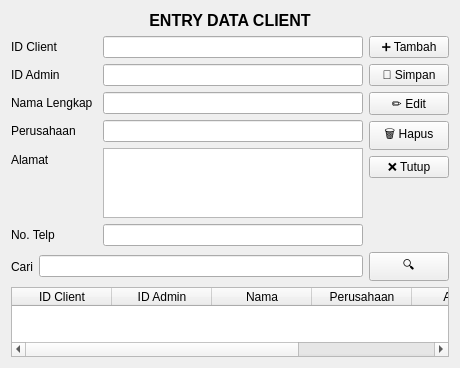
<?xml version="1.0" encoding="UTF-8"?>
<ui version="4.0">
 <class>Form</class>
 <widget class="QWidget" name="Form">
  <property name="geometry">
   <rect>
    <x>0</x>
    <y>0</y>
    <width>460</width>
    <height>356</height>
   </rect>
  </property>
  <property name="windowTitle">
   <string>Entry Data Client</string>
  </property>
  <layout class="QVBoxLayout">
   <item>
    <widget class="QLabel" name="label">
     <property name="styleSheet">
      <string>font-size:16px;font-weight:bold;</string>
     </property>
     <property name="text">
      <string>ENTRY DATA CLIENT</string>
     </property>
     <property name="alignment">
      <set>Qt::AlignmentFlag::AlignCenter</set>
     </property>
    </widget>
   </item>
   <item>
    <layout class="QHBoxLayout">
     <item>
      <layout class="QFormLayout">
       <property name="horizontalSpacing">
        <number>10</number>
       </property>
       <property name="verticalSpacing">
        <number>6</number>
       </property>
       <item row="0" column="0">
        <widget class="QLabel" name="label">
         <property name="text">
          <string>ID Client</string>
         </property>
        </widget>
       </item>
       <item row="0" column="1">
        <widget class="QLineEdit" name="txtIdClient"/>
       </item>
       <item row="1" column="0">
        <widget class="QLabel" name="label">
         <property name="text">
          <string>ID Admin</string>
         </property>
        </widget>
       </item>
       <item row="1" column="1">
        <widget class="QLineEdit" name="txtIdAdmin"/>
       </item>
       <item row="2" column="0">
        <widget class="QLabel" name="label">
         <property name="text">
          <string>Nama Lengkap</string>
         </property>
        </widget>
       </item>
       <item row="2" column="1">
        <widget class="QLineEdit" name="txtNama"/>
       </item>
       <item row="3" column="0">
        <widget class="QLabel" name="label">
         <property name="text">
          <string>Perusahaan</string>
         </property>
        </widget>
       </item>
       <item row="3" column="1">
        <widget class="QLineEdit" name="txtPerusahaan"/>
       </item>
       <item row="4" column="0">
        <widget class="QLabel" name="label">
         <property name="text">
          <string>Alamat</string>
         </property>
        </widget>
       </item>
       <item row="4" column="1">
        <widget class="QTextEdit" name="txtAlamat"/>
       </item>
       <item row="5" column="0">
        <widget class="QLabel" name="label">
         <property name="text">
          <string>No. Telp</string>
         </property>
        </widget>
       </item>
       <item row="5" column="1">
        <widget class="QLineEdit" name="txtTelp"/>
       </item>
      </layout>
     </item>
     <item>
      <layout class="QVBoxLayout">
       <item>
        <widget class="QPushButton" name="btnTambah">
         <property name="text">
          <string>➕ Tambah</string>
         </property>
        </widget>
       </item>
       <item>
        <widget class="QPushButton" name="btnSimpan">
         <property name="text">
          <string>💾 Simpan</string>
         </property>
        </widget>
       </item>
       <item>
        <widget class="QPushButton" name="btnEdit">
         <property name="text">
          <string>✏️ Edit</string>
         </property>
        </widget>
       </item>
       <item>
        <widget class="QPushButton" name="btnHapus">
         <property name="text">
          <string>🗑 Hapus</string>
         </property>
        </widget>
       </item>
       <item>
        <widget class="QPushButton" name="btnTutup">
         <property name="text">
          <string>❌ Tutup</string>
         </property>
        </widget>
       </item>
       <item>
        <spacer name="verticalSpacer">
         <property name="orientation">
          <enum>Qt::Orientation::Vertical</enum>
         </property>
         <property name="sizeHint" stdset="0">
          <size>
           <width>0</width>
           <height>0</height>
          </size>
         </property>
        </spacer>
       </item>
      </layout>
     </item>
    </layout>
   </item>
   <item>
    <layout class="QHBoxLayout">
     <item>
      <widget class="QLabel" name="label">
       <property name="text">
        <string>Cari</string>
       </property>
      </widget>
     </item>
     <item>
      <widget class="QLineEdit" name="txtCari"/>
     </item>
     <item>
      <widget class="QPushButton" name="btnCari">
       <property name="text">
        <string>🔍</string>
       </property>
      </widget>
     </item>
    </layout>
   </item>
   <item>
    <widget class="QTableWidget" name="tableClient">
     <property name="columnCount">
      <number>6</number>
     </property>
     <column>
      <property name="text">
       <string>ID Client</string>
      </property>
     </column>
     <column>
      <property name="text">
       <string>ID Admin</string>
      </property>
     </column>
     <column>
      <property name="text">
       <string>Nama</string>
      </property>
     </column>
     <column>
      <property name="text">
       <string>Perusahaan</string>
      </property>
     </column>
     <column>
      <property name="text">
       <string>Alamat</string>
      </property>
     </column>
     <column>
      <property name="text">
       <string>No. Telp</string>
      </property>
     </column>
    </widget>
   </item>
  </layout>
 </widget>
 <resources/>
 <connections/>
</ui>
